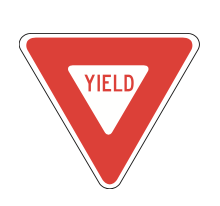
#> input picture samples/3.png, 220 x 206 px
$ jupyter execute shape_exploration.ipynb
#> lines starting #> are read from the running program, lines starting #| are printed output that depends on the picture; after the words box and inside, x2 and y2 are one past the last pixel; in counts of white or black regions, pixels touching at a corner belong together
[cell 1]
import cv2
import numpy as np
from matplotlib import pyplot as plt

[cell 2]
def describe_shape(approx):
  x, y, width, height = cv2.boundingRect(approx)

  if len(approx) == 3:
    shape = "Triangle"

  elif len(approx) == 4:
    area = width / float(height)
    if area >= 0.95:
      shape = "Square"
    else:
      shape = "Rectangle"

  elif len(approx) == 5:
    shape = "Pentagon"

  elif len(approx) == 8:
    shape = "Octagon"

  elif 9 < len(approx) < 15:
    shape = "Ellipse"

  else:
    shape = "Circle"

  return shape, x, y, width, height

[cell 3]
orig = cv2.imread('../../samples/3.png', cv2.IMREAD_UNCHANGED)
#> orig is the input picture: shape (206, 220, 4); mean B, G, R, A 204.9, 206.9, 244.2, 255

img = orig.copy()

# Grayscale
gray = cv2.cvtColor(img, cv2.COLOR_BGR2GRAY)
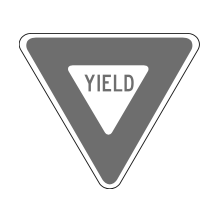
#> gray: shape (206, 220); min 33, max 255, mean 217.9

# Blur
blur = cv2.GaussianBlur(gray, (5, 5), 1)
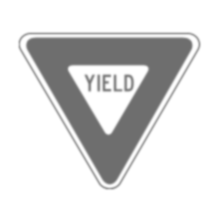
#> blur: shape (206, 220); min 110, max 255, mean 217.9

# Canny Edge Detection
edges = cv2.Canny(blur, 80, 100)
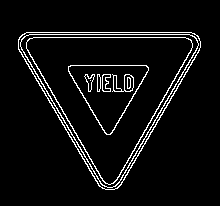
#> edges: shape (206, 220); 5.5% white in thin lines or dots, all inside (x1, y1, x2, y2) = (18, 32, 201, 190)

[cell 4]
# findContours()
contours, _ = cv2.findContours(
	edges, cv2.RETR_EXTERNAL, cv2.CHAIN_APPROX_SIMPLE)
#> contours = 1 contour; box (x1, y1, x2, y2) and area: (18, 32, 201, 190) 16911

i = 0

contour_list = []

for contour in contours:

    approx = cv2.approxPolyDP(
        contour, 0.04 * cv2.arcLength(contour, True), True)

    area = cv2.contourArea(contour)
    print(len(approx))
    print(area)

    shape, x, y, w, h = describe_shape(approx)
    cv2.putText(orig, shape, (x+30, y+150), cv2.FONT_HERSHEY_COMPLEX, .7, (255, 0, 255), 1)

    contour_list.append(contour)
#> this loop made 1 pass
#> (approx, x, y, width in describe_shape, height in describe_shape, shape, w) on pass 1: ([[22, 34], [117, 188], [198, 36]], 22, 34, 177, 155, 'Triangle', 177)
#| 3
#| 16911.0
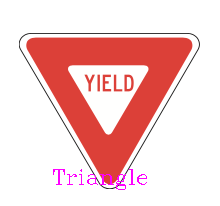
#> orig: shape (206, 220, 4); 0.77% of pixels changed, all inside (x1, y1, x2, y2) = (53, 169, 147, 190)
#> after the loop, contour_list has the same summary as contours

cv2.drawContours(orig, contour_list, -1, (255, 0, 255), 1)
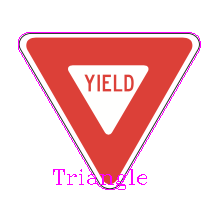
#> orig: shape (206, 220, 4); 1.07% of pixels changed, all inside (x1, y1, x2, y2) = (18, 32, 201, 190)

# opencv (BGR) to matplotlib (RGB) conversion.
plt_img = cv2.cvtColor(orig, cv2.COLOR_BGR2RGB)

plt.imshow(plt_img)
plt.show()

$ run again, with samples/10.png copied over samples/3.png
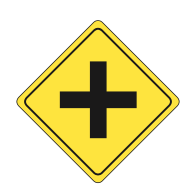
#> input picture samples/10.png, 192 x 190 px
#> orig is the input picture: shape (190, 192, 4); mean B, G, R, A 176.8, 225.5, 233.2, 255
#> `edges = cv2.Canny(blur, 80, 100)`:
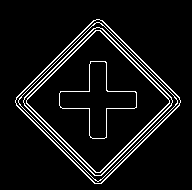
#> edges: shape (190, 192); 6.7% white in thin lines or dots, all inside (x1, y1, x2, y2) = (15, 19, 181, 184)
#> contours = 1 contour; box (x1, y1, x2, y2) and area: (15, 19, 181, 184) 14566
#> the loop `for contour in contours: ` made 1 pass
#> (approx, x, y, width in describe_shape, height in describe_shape, shape, w) on pass 1: ([[96, 19], [15, 102], [101, 183], [180, 100]], 15, 19, 166, 165, 'Square', 166)
#> (printed output is left out)
#> after the loop `for contour in contours:`: contour_list has the same summary as contours
#> `cv2.drawContours(orig, contour_list, -1, (255, 0, 255), 1)`:
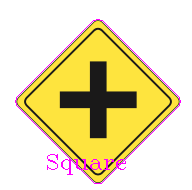
#> orig: shape (190, 192, 4); mean B, G, R, A 177.6, 221.3, 233.3, 250.6

$ run again, with samples/11.png copied over samples/3.png
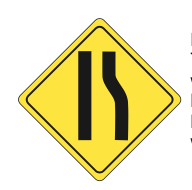
#> input picture samples/11.png, 192 x 190 px
#> orig is the input picture: shape (190, 192, 4); mean B, G, R, A 176.6, 224.8, 232.5, 255
#> `edges = cv2.Canny(blur, 80, 100)`:
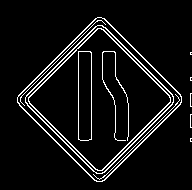
#> edges: shape (190, 192); 6.8% white in thin lines or dots, all inside (x1, y1, x2, y2) = (17, 17, 192, 182)
#> contours = 6 contours, 5 with area under 20; largest, box (x1, y1, x2, y2) and area: (17, 17, 182, 182) 14640
#> the loop `for contour in contours: ` made 6 passes
#> (x, y, width in describe_shape, height in describe_shape, shape, w, h) on passes 1, 4, 5: (190, 138, 2, 4, 'Circle', 2, 4), (190, 77, 2, 4, 'Circle', 2, 4), (190, 52, 2, 3, 'Pentagon', 2, 3)
#> (printed output is left out)
#> after the loop `for contour in contours:`: contour_list has the same summary as contours
#> `cv2.drawContours(orig, contour_list, -1, (255, 0, 255), 1)`:
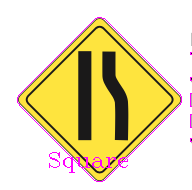
#> orig: shape (190, 192, 4); mean B, G, R, A 177.4, 220.4, 232.7, 250.3
